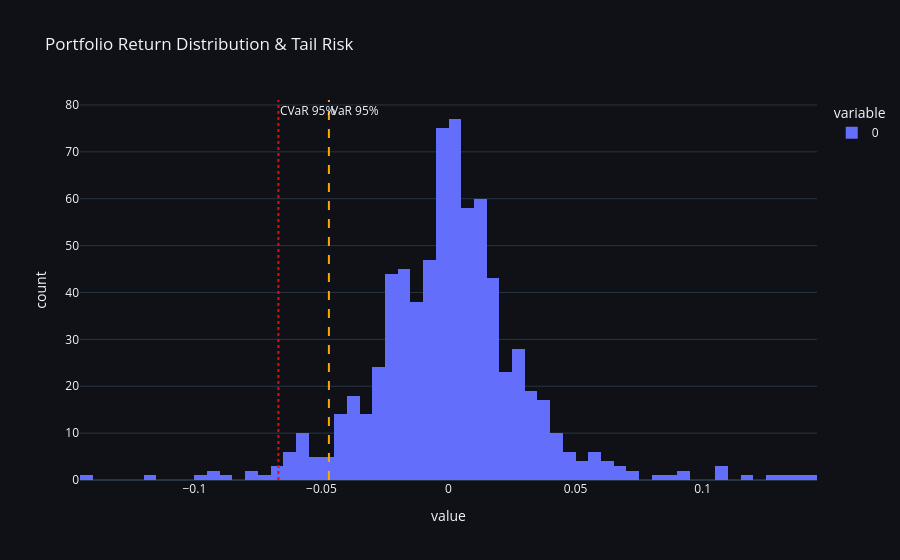

The notebook cell saved with this chart:
### Markdown cell above
## 3. VaR & CVaR Analysis
Quantifying the expected loss in the worst-case scenario.

### Code cell
w = np.ones(len(SYMBOLS)) / len(SYMBOLS)
port_returns = R @ w

var_val = np.percentile(port_returns, (1 - CONFIDENCE) * 100)
cvar_val = port_returns[port_returns <= var_val].mean()

fig_dist = px.histogram(port_returns, nbins=100, title="Portfolio Return Distribution & Tail Risk")
fig_dist.add_vline(x=var_val, line_dash="dash", line_color="orange", annotation_text=f"VaR {CONFIDENCE*100:.0f}%")
fig_dist.add_vline(x=cvar_val, line_dash="dot", line_color="red", annotation_text=f"CVaR {CONFIDENCE*100:.0f}%")
fig_dist.update_layout(**PLOTLY_DARK)
fig_dist.show()

print(f"95% VaR: {var_val:.4f} | 95% CVaR: {cvar_val:.4f}")

### Figure 1 — Plotly figure (JSON) as saved in the notebook; plotly's stock layout.template omitted (floating-point values rounded to 4 significant figures; data arrays with more than 128 entries replaced by an {"elided": "..."} marker saying what was removed)
{"data": [{"bingroup": "x", "hovertemplate": "variable=0<br>value=%{x}<br>count=%{y}<extra></extra>", "legendgroup": "0", "marker": {"color": "#636efa", "pattern": {"shape": ""}}, "name": "0", "nbinsx": 100, "orientation": "v", "showlegend": true, "type": "histogram", "x": {"elided": "729 float values"}, "xaxis": "x", "yaxis": "y"}], "layout": {"annotations": [{"showarrow": false, "text": "VaR 95%", "x": -0.04706, "xanchor": "left", "xref": "x", "y": 1, "yanchor": "top", "yref": "y domain"}, {"showarrow": false, "text": "CVaR 95%", "x": -0.06694, "xanchor": "left", "xref": "x", "y": 1, "yanchor": "top", "yref": "y domain"}], "barmode": "relative", "legend": {"title": {"text": "variable"}, "tracegroupgap": 0}, "paper_bgcolor": "#0f1117", "plot_bgcolor": "#0f1117", "shapes": [{"line": {"color": "orange", "dash": "dash"}, "type": "line", "x0": -0.04706, "x1": -0.04706, "xref": "x", "y0": 0, "y1": 1, "yref": "y domain"}, {"line": {"color": "red", "dash": "dot"}, "type": "line", "x0": -0.06694, "x1": -0.06694, "xref": "x", "y0": 0, "y1": 1, "yref": "y domain"}], "title": {"text": "Portfolio Return Distribution & Tail Risk"}, "xaxis": {"anchor": "y", "domain": [0, 1], "title": {"text": "value"}}, "yaxis": {"anchor": "x", "domain": [0, 1], "title": {"text": "count"}}}}
